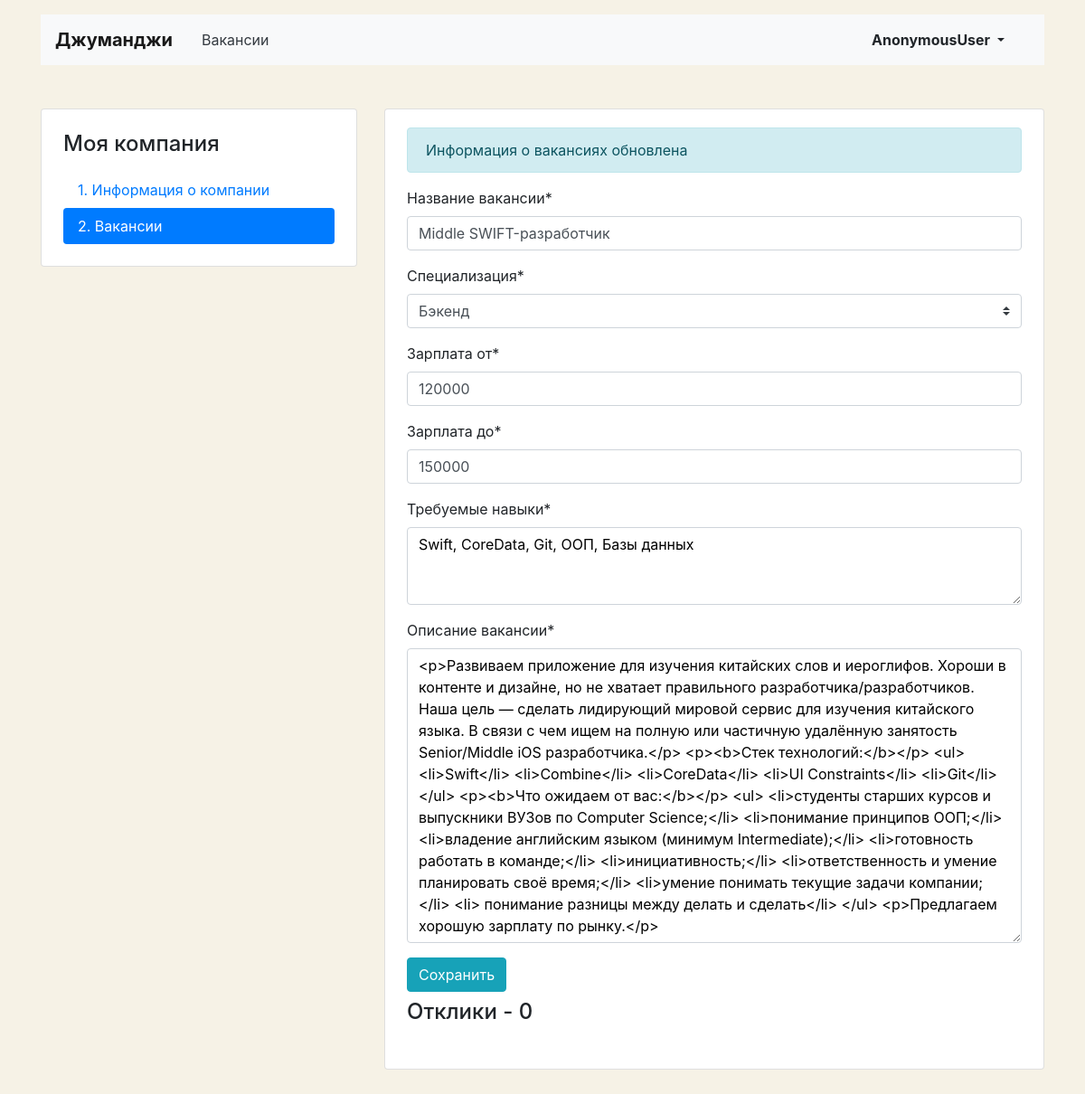
The app's page /mycompany/vacancies/update/17/ with its own data.
### vacancies/models.py (models this page shows, shortened)
class Vacancy(models.Model):
    title = models.CharField(max_length=64)
    specialty = models.ForeignKey(Specialty, on_delete=models.CASCADE, related_name='vacancies')
    company = models.ForeignKey(Company, on_delete=models.CASCADE, related_name='vacancies')
    skills = models.TextField()
    description = models.TextField()
    salary_min = models.IntegerField()
    salary_max = models.IntegerField()
    published_at = models.DateTimeField()

class Specialty(models.Model):
    code = models.CharField(max_length=64)
    title = models.CharField(max_length=64)
    picture = models.ImageField(upload_to='specialty_pictures', height_field='height_field',
                                width_field='width_field')
    height_field = models.PositiveIntegerField(default=150)
    width_field = models.PositiveIntegerField(default=150)
    def __str__(self):
        return f'{self.title}'

### vacancies/views.py (the view, shortened to what this page needs)
# urls.py: path('mycompany/vacancies/update/<int:pk>/', MyVacancyUpdateView.as_view(),
class MyVacancyUpdateView(UpdateView):
    template_name = 'vacancies/vacancy-edit.html'
    model = Vacancy
    form_class = MyVacancyForm

### templates/vacancies/vacancy-edit.html (shortened to what this page needs)
{% extends 'vacancies/base_company.html' %}
{% block menu %}
<div class="col-12 col-lg-4">
        <aside class="pt-3 pb-4 px-4 mb-5 card">
          <h1 class="h4 pt-2 pb-2">Моя компания</h1>
          {% url 'my_vacancy_create' as my_vac_cr %}
            {% url 'my_vacancy_update' as my_vac_up %}
          <div class="nav flex-column nav-pills">
            <a class="nav-link" href="{% url 'my_company' %}">1. Информация о&nbsp;компании</a>
            <a class="nav-link active" href="{% url 'my_vacancies' %}">2. Вакансии</a>
          </div>
        </aside>
</div>
{% endblock %}
{% block content %}
{% url 'my_vacancy_create' as my_vac_cr %}
<section>
     {% if request.path != my_vac_cr %}
<p class="alert alert-info" role="alert">Информация о вакансиях обновлена</p>
    {% endif %}
{% load crispy_forms_tags %}
    {% crispy form %}
            {% if request.path != my_vac_cr %}
              <h2 class="h4 pt-2 pb-3">Отклики - {{ object.applications.all|length }}</h2>
            </section>
{% endif %}
{% endblock %}

### templates/vacancies/base_company.html (style rules this page uses)
body { background-color: #F6F2E6; }

### records on screen
Vacancy: title "Middle SWIFT-разработчик", specialty "Бэкенд", salary_min "120000", salary_max "150000", skills "Swift, CoreData, Git, ООП, Базы данных", description "<p>Развиваем приложение для изучения китайских слов и иероглифов. Хороши в контенте и дизайне, но не хватает правильного разработчика/разработчиков. Наша цель — сделать лидирующий мировой сервис для изучения китайского языка. В связи с чем ищем на полную или частичную удалённую занятость Senior/Middle iOS разработчика.</p> <p><b>Стек технологий:</b></p> <ul> <li>Swift</li> <li>Combine</li> <li>CoreData</li> <li>UI Constraints</li> <li>Git</li> </ul> <p><b>Что ожидаем от вас:</b></p> <ul> <li>студенты старших курсов и выпускники ВУЗов по Computer Science;</li> <li>понимание принципов ООП;</li> <li>владение английским языком (минимум Intermediate);</li> <li>готовность работать в команде;</li>…", applications.all|length "0"

### other values on screen
{{ user }} "AnonymousUser"
